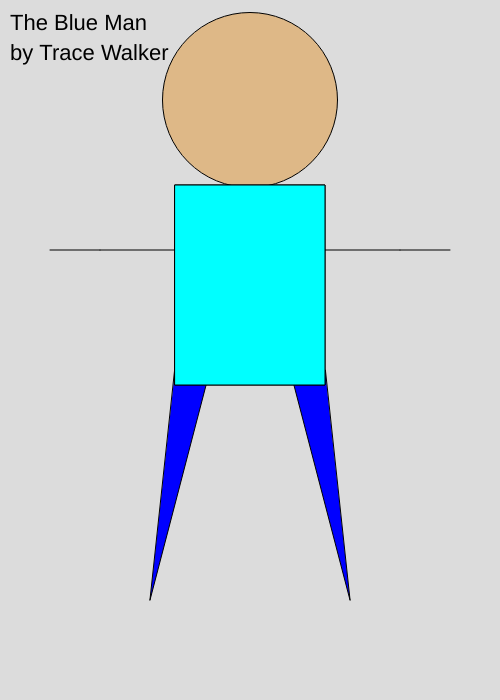
Frame 1 (no input)
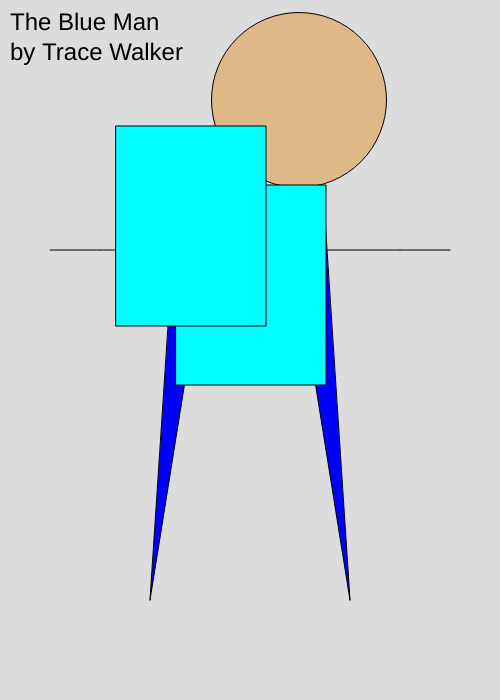
Frame 60 (no input)
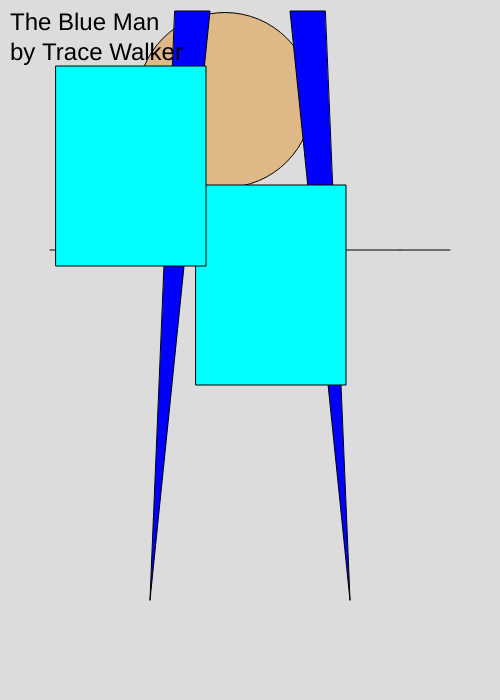
Frame 120 (the mouse pressed at the canvas centre since frame 60)

The p5.js sketch that drew these frames (run headless with seeded random() and noise() and a simulated clock; from frame 60 on, the mouse is pressed at the canvas centre):

// p5.js sketch
// ── sketch.js
var headX = 250;
var headY = 100;
var headDirection = 1;

var movement = 13;

var BodyX = 175;
var BodyY = 185;
var BodyX2 = 175;
var BodyY2= 185;
var BodyDirection = 1;
var BodySpeedX = 1;
var BodySpeedY = 1;

var legY = 370;
var legY2 = 600;
var legDirection = 3;

var size = 22;
var count = 0; 
var sizeDirection = 2;
function setup() 
			{
				createCanvas(500,700);
				movement = Math.floor(Math.random() * 10) + 1;
			}

			function draw() 
			{
				background(220);
				//head
				fill(222,184,135);
				circle(headX,headY,175);
				headX+=headDirection;
				if(headX >= 418 || headX <= 82)
				{
					headDirection *= -1;
					movement *= -1
				}
				headX += movement;
				//arms
				fill(222,184,135);
				point(100, 250);
				fill(222,184,135);
				point(400, 250);
				fill(222,184,135);
				line(50, 250, 450, 250); 
				//legs
				fill(0,0,255)
				triangle(175, legY, 210, legY, 150, legY2);
				triangle(325, legY, 290, legY, 350, legY2);
				legY += legDirection;
				if(legY <= 0 || legY >= 450)
				{
					legDirection *= -1;
					movement *= -1
				}
				legY += movement;
				
				//body1
				fill(0,255,255);
				rect(BodyX,BodyY,150,200);
				BodyX += BodyDirection;
				if(BodyX >= 418 || BodyX <= 82)
				{
					BodyDirection *= -1;
					movement *= -1
				}
				BodyX += movement;
				//body2
				fill(0,255,255)
				rect(BodyX2,BodyY2,150,200);
				BodyX2 = BodyX2 + -1;
				BodyY2 = BodyY2 + -1;
				if(BodyX2 >= 100 - 10 || BodyX2 <= 150)
				{
					BodyDirection *= -1;
					
				}
				else(BodyY2 <= 0 || BodyY2 >= 9)
				{
					BodyDirection *= -1;
					
				}
				//text
				fill(0,0,0)
				textSize(size);
				size+= sizeDirection;
				count++;
				if(count > 5)
				{
					sizeDirection *=-1;
					count= 0;
				}
				text('The Blue Man', 10, 30);
				
				//text2
				fill(0,0,0)
				text('by Trace Walker', 10, 60);
			}
			
// ── Index.html
<html>
    <head>
        <title>Homework 10</title>
        <<script src="https://cdnjs.cloudflare.com/ajax/libs/p5.js/1.1.9/p5.min.js"></script>
        <script src="sketch.js"></script>
		<script>
			
		</script>
    </head>
    <body>
	<h1> The Blue Man</h1>
	
    </body>
</html>
